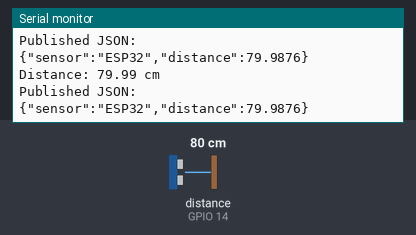
Bench run of a sketch on a simulated ESP32. On the bench: the last lines printed to the serial monitor. Wiring (inferred from the names in the program): ultrasonic range finder: trigger GPIO 12; echo GPIO 14. The inputs (shaded band) are chosen by the test bench; at power-on: distance to the obstacle (sensor on GPIO 14) 80 cm. The echo pulse lasts 58.3 µs per cm; WiFi joins after 1.5 s; servers stay silent unless stated; no MQTT or app messages arrive unless stated; not simulated (calls return 0 or success): env.h; names the files do not define were given values by the test bench: mqtt_port = 1883.

Above: at 2.7 s.
2.8 s: distance to the obstacle (sensor on GPIO 14) set to 2 cm
At 4.1 s:
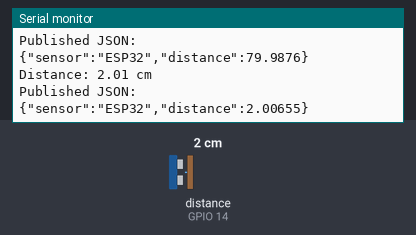
4.3 s: distance to the obstacle (sensor on GPIO 14) set to 4 cm
At 5.4 s:
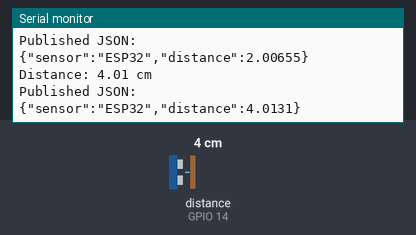
Timing chart, 0 to 7.3 s (numbered marks = the images above; inputs shaded):
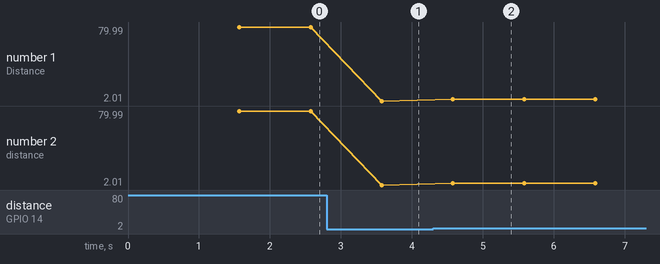

Measured:
- after the input at 2.8 s, the serial monitor: prints a new line after 0.78 s (image 1)
- after the input at 4.3 s, the serial monitor: prints a new line after 0.28 s (image 2)
- plotted number 1: 79.99 → 2.01 after the input at 2.8 s, 2.01 → 4.01 after the input at 4.3 s
- plotted number 2: 79.99 → 2.01 after the input at 2.8 s, 2.01 → 4.01 after the input at 4.3 s

The sketch:

pellet-tracker.ino
```cpp
#include <WiFi.h>
#include <PubSubClient.h>
#include <ArduinoJson.h>  // Include the ArduinoJson library
#include <env.h>  // Include your config header if you're using it

WiFiClient espClient;
PubSubClient client(espClient);

#define TRIG_PIN 12  // GPIO pin for the TRIG pin of the HC-SR04
#define ECHO_PIN 14  // GPIO pin for the ECHO pin of the HC-SR04 (with voltage divider)

void setup_wifi() {
  delay(10);
  Serial.println();
  Serial.print("Connecting to ");
  Serial.println(ssid);
  WiFi.begin(ssid, password);

  while (WiFi.status() != WL_CONNECTED) {
    delay(500);
    Serial.print(".");
  }

  Serial.println("");
  Serial.println("WiFi connected");
}

void reconnect() {
  while (!client.connected()) {
    Serial.print("Attempting MQTT connection...");
    if (client.connect("ESP32Client", mqtt_username, mqtt_password)) {
      Serial.println("connected");
      client.publish("sensor/data", "ESP32 connected");
    } else {
      Serial.print("failed, rc=");
      Serial.print(client.state());
      Serial.println(" try again in 5 seconds");
      delay(5000);
    }
  }
}

void setup() {
  Serial.begin(115200);
  pinMode(TRIG_PIN, OUTPUT);  // Set TRIG_PIN as OUTPUT
  pinMode(ECHO_PIN, INPUT);   // Set ECHO_PIN as INPUT
  setup_wifi();
  client.setServer(mqtt_server, mqtt_port);
}

float measure_distance(){
    // Send a 10us HIGH pulse to the TRIG_PIN to trigger the sensor
  digitalWrite(TRIG_PIN, LOW);
  delayMicroseconds(2);
  digitalWrite(TRIG_PIN, HIGH);
  delayMicroseconds(10);
  digitalWrite(TRIG_PIN, LOW);

  // Measure the pulse duration on the ECHO_PIN
  long duration = pulseIn(ECHO_PIN, HIGH);

  // Calculate the distance based on the duration
  // Speed of sound = 34300 cm/s, so distance (cm) = duration * 0.0343 / 2
  float distance = duration * 0.0343 / 2;

  Serial.print("Distance: ");
  Serial.print(distance);
  Serial.println(" cm");

  return distance;
}

void loop() {
  if (!client.connected()) {
    reconnect();
  }
  client.loop();

  // Simulated sensor data (e.g., temperature and humidity)
  float distance = measure_distance();

  // Create a JSON object
  StaticJsonDocument<200> jsonDoc;
  jsonDoc["sensor"] = "ESP32";
  jsonDoc["distance"] = distance;

  // Serialize the JSON object to a string
  char jsonBuffer[512];
  serializeJson(jsonDoc, jsonBuffer);

  // Publish the JSON string to the MQTT topic
  client.publish("sensor/data", jsonBuffer);
  Serial.println("Published JSON: ");
  Serial.println(jsonBuffer);

  delay(1000);  // Delay before sending the next message
}
```

distance-test.ino
```cpp

```
